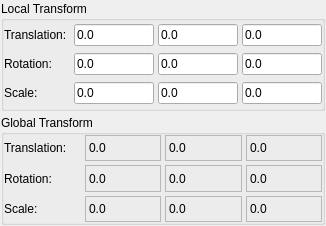
<?xml version="1.0" encoding="UTF-8"?>
<ui version="4.0">
 <class>VSTransformWidget</class>
 <widget class="QWidget" name="VSTransformWidget">
  <property name="geometry">
   <rect>
    <x>0</x>
    <y>0</y>
    <width>326</width>
    <height>226</height>
   </rect>
  </property>
  <property name="sizePolicy">
   <sizepolicy hsizetype="Minimum" vsizetype="Preferred">
    <horstretch>0</horstretch>
    <verstretch>0</verstretch>
   </sizepolicy>
  </property>
  <property name="maximumSize">
   <size>
    <width>470</width>
    <height>16777215</height>
   </size>
  </property>
  <property name="windowTitle">
   <string>Transform</string>
  </property>
  <layout class="QGridLayout" name="gridLayout">
   <property name="leftMargin">
    <number>1</number>
   </property>
   <property name="topMargin">
    <number>1</number>
   </property>
   <property name="rightMargin">
    <number>1</number>
   </property>
   <property name="bottomMargin">
    <number>1</number>
   </property>
   <property name="spacing">
    <number>4</number>
   </property>
   <item row="0" column="0" colspan="2">
    <widget class="QGroupBox" name="groupBox">
     <property name="title">
      <string>Local Transform</string>
     </property>
     <layout class="QGridLayout" name="localTransformLayout">
      <property name="leftMargin">
       <number>0</number>
      </property>
      <property name="topMargin">
       <number>0</number>
      </property>
      <property name="rightMargin">
       <number>0</number>
      </property>
      <property name="bottomMargin">
       <number>0</number>
      </property>
      <property name="spacing">
       <number>4</number>
      </property>
      <item row="0" column="0">
       <widget class="QLabel" name="label">
        <property name="text">
         <string>Translation:</string>
        </property>
       </widget>
      </item>
      <item row="0" column="1">
       <widget class="QLineEdit" name="posXEdit">
        <property name="sizePolicy">
         <sizepolicy hsizetype="Minimum" vsizetype="Fixed">
          <horstretch>0</horstretch>
          <verstretch>0</verstretch>
         </sizepolicy>
        </property>
        <property name="maximumSize">
         <size>
          <width>80</width>
          <height>16777215</height>
         </size>
        </property>
        <property name="text">
         <string>0.0</string>
        </property>
        <property name="maxLength">
         <number>200</number>
        </property>
       </widget>
      </item>
      <item row="0" column="2">
       <widget class="QLineEdit" name="posYEdit">
        <property name="sizePolicy">
         <sizepolicy hsizetype="Minimum" vsizetype="Fixed">
          <horstretch>0</horstretch>
          <verstretch>0</verstretch>
         </sizepolicy>
        </property>
        <property name="maximumSize">
         <size>
          <width>80</width>
          <height>16777215</height>
         </size>
        </property>
        <property name="text">
         <string>0.0</string>
        </property>
        <property name="maxLength">
         <number>200</number>
        </property>
       </widget>
      </item>
      <item row="0" column="3">
       <widget class="QLineEdit" name="posZEdit">
        <property name="sizePolicy">
         <sizepolicy hsizetype="Minimum" vsizetype="Fixed">
          <horstretch>0</horstretch>
          <verstretch>0</verstretch>
         </sizepolicy>
        </property>
        <property name="maximumSize">
         <size>
          <width>80</width>
          <height>16777215</height>
         </size>
        </property>
        <property name="text">
         <string>0.0</string>
        </property>
        <property name="maxLength">
         <number>200</number>
        </property>
       </widget>
      </item>
      <item row="1" column="0">
       <widget class="QLabel" name="label_2">
        <property name="text">
         <string>Rotation:</string>
        </property>
       </widget>
      </item>
      <item row="1" column="1">
       <widget class="QLineEdit" name="rotXEdit">
        <property name="sizePolicy">
         <sizepolicy hsizetype="Minimum" vsizetype="Fixed">
          <horstretch>0</horstretch>
          <verstretch>0</verstretch>
         </sizepolicy>
        </property>
        <property name="maximumSize">
         <size>
          <width>80</width>
          <height>16777215</height>
         </size>
        </property>
        <property name="text">
         <string>0.0</string>
        </property>
        <property name="maxLength">
         <number>200</number>
        </property>
       </widget>
      </item>
      <item row="1" column="2">
       <widget class="QLineEdit" name="rotYEdit">
        <property name="sizePolicy">
         <sizepolicy hsizetype="Minimum" vsizetype="Fixed">
          <horstretch>0</horstretch>
          <verstretch>0</verstretch>
         </sizepolicy>
        </property>
        <property name="maximumSize">
         <size>
          <width>80</width>
          <height>16777215</height>
         </size>
        </property>
        <property name="text">
         <string>0.0</string>
        </property>
        <property name="maxLength">
         <number>200</number>
        </property>
       </widget>
      </item>
      <item row="1" column="3">
       <widget class="QLineEdit" name="rotZEdit">
        <property name="sizePolicy">
         <sizepolicy hsizetype="Minimum" vsizetype="Fixed">
          <horstretch>0</horstretch>
          <verstretch>0</verstretch>
         </sizepolicy>
        </property>
        <property name="maximumSize">
         <size>
          <width>80</width>
          <height>16777215</height>
         </size>
        </property>
        <property name="text">
         <string>0.0</string>
        </property>
        <property name="maxLength">
         <number>200</number>
        </property>
       </widget>
      </item>
      <item row="2" column="0">
       <widget class="QLabel" name="label_3">
        <property name="text">
         <string>Scale:</string>
        </property>
       </widget>
      </item>
      <item row="2" column="1">
       <widget class="QLineEdit" name="scaleXEdit">
        <property name="sizePolicy">
         <sizepolicy hsizetype="Minimum" vsizetype="Fixed">
          <horstretch>0</horstretch>
          <verstretch>0</verstretch>
         </sizepolicy>
        </property>
        <property name="maximumSize">
         <size>
          <width>80</width>
          <height>16777215</height>
         </size>
        </property>
        <property name="text">
         <string>0.0</string>
        </property>
        <property name="maxLength">
         <number>200</number>
        </property>
       </widget>
      </item>
      <item row="2" column="2">
       <widget class="QLineEdit" name="scaleYEdit">
        <property name="sizePolicy">
         <sizepolicy hsizetype="Minimum" vsizetype="Fixed">
          <horstretch>0</horstretch>
          <verstretch>0</verstretch>
         </sizepolicy>
        </property>
        <property name="maximumSize">
         <size>
          <width>80</width>
          <height>16777215</height>
         </size>
        </property>
        <property name="text">
         <string>0.0</string>
        </property>
        <property name="maxLength">
         <number>200</number>
        </property>
       </widget>
      </item>
      <item row="2" column="3">
       <widget class="QLineEdit" name="scaleZEdit">
        <property name="sizePolicy">
         <sizepolicy hsizetype="Minimum" vsizetype="Fixed">
          <horstretch>0</horstretch>
          <verstretch>0</verstretch>
         </sizepolicy>
        </property>
        <property name="maximumSize">
         <size>
          <width>80</width>
          <height>16777215</height>
         </size>
        </property>
        <property name="text">
         <string>0.0</string>
        </property>
        <property name="maxLength">
         <number>200</number>
        </property>
       </widget>
      </item>
     </layout>
    </widget>
   </item>
   <item row="1" column="0" colspan="2">
    <widget class="QGroupBox" name="groupBox_2">
     <property name="title">
      <string>Global Transform</string>
     </property>
     <layout class="QGridLayout" name="globalTransformLayout">
      <property name="leftMargin">
       <number>0</number>
      </property>
      <property name="topMargin">
       <number>0</number>
      </property>
      <property name="rightMargin">
       <number>0</number>
      </property>
      <property name="bottomMargin">
       <number>0</number>
      </property>
      <property name="spacing">
       <number>4</number>
      </property>
      <item row="0" column="0">
       <widget class="QLabel" name="label_6">
        <property name="text">
         <string>Translation:</string>
        </property>
       </widget>
      </item>
      <item row="0" column="1">
       <widget class="QLabel" name="posXLabel">
        <property name="sizePolicy">
         <sizepolicy hsizetype="Minimum" vsizetype="Preferred">
          <horstretch>0</horstretch>
          <verstretch>0</verstretch>
         </sizepolicy>
        </property>
        <property name="frameShape">
         <enum>QFrame::StyledPanel</enum>
        </property>
        <property name="text">
         <string>0.0</string>
        </property>
       </widget>
      </item>
      <item row="0" column="2">
       <widget class="QLabel" name="posYLabel">
        <property name="sizePolicy">
         <sizepolicy hsizetype="Minimum" vsizetype="Preferred">
          <horstretch>0</horstretch>
          <verstretch>0</verstretch>
         </sizepolicy>
        </property>
        <property name="frameShape">
         <enum>QFrame::StyledPanel</enum>
        </property>
        <property name="text">
         <string>0.0</string>
        </property>
       </widget>
      </item>
      <item row="0" column="3">
       <widget class="QLabel" name="posZLabel">
        <property name="sizePolicy">
         <sizepolicy hsizetype="Minimum" vsizetype="Preferred">
          <horstretch>0</horstretch>
          <verstretch>0</verstretch>
         </sizepolicy>
        </property>
        <property name="frameShape">
         <enum>QFrame::StyledPanel</enum>
        </property>
        <property name="text">
         <string>0.0</string>
        </property>
       </widget>
      </item>
      <item row="1" column="0">
       <widget class="QLabel" name="label_7">
        <property name="text">
         <string>Rotation:</string>
        </property>
       </widget>
      </item>
      <item row="1" column="1">
       <widget class="QLabel" name="rotXLabel">
        <property name="sizePolicy">
         <sizepolicy hsizetype="Minimum" vsizetype="Preferred">
          <horstretch>0</horstretch>
          <verstretch>0</verstretch>
         </sizepolicy>
        </property>
        <property name="frameShape">
         <enum>QFrame::StyledPanel</enum>
        </property>
        <property name="text">
         <string>0.0</string>
        </property>
       </widget>
      </item>
      <item row="1" column="2">
       <widget class="QLabel" name="rotYLabel">
        <property name="sizePolicy">
         <sizepolicy hsizetype="Minimum" vsizetype="Preferred">
          <horstretch>0</horstretch>
          <verstretch>0</verstretch>
         </sizepolicy>
        </property>
        <property name="frameShape">
         <enum>QFrame::StyledPanel</enum>
        </property>
        <property name="text">
         <string>0.0</string>
        </property>
       </widget>
      </item>
      <item row="1" column="3">
       <widget class="QLabel" name="rotZLabel">
        <property name="sizePolicy">
         <sizepolicy hsizetype="Minimum" vsizetype="Preferred">
          <horstretch>0</horstretch>
          <verstretch>0</verstretch>
         </sizepolicy>
        </property>
        <property name="frameShape">
         <enum>QFrame::StyledPanel</enum>
        </property>
        <property name="text">
         <string>0.0</string>
        </property>
       </widget>
      </item>
      <item row="2" column="0">
       <widget class="QLabel" name="label_8">
        <property name="text">
         <string>Scale:</string>
        </property>
       </widget>
      </item>
      <item row="2" column="1">
       <widget class="QLabel" name="scaleXLabel">
        <property name="sizePolicy">
         <sizepolicy hsizetype="Minimum" vsizetype="Preferred">
          <horstretch>0</horstretch>
          <verstretch>0</verstretch>
         </sizepolicy>
        </property>
        <property name="frameShape">
         <enum>QFrame::StyledPanel</enum>
        </property>
        <property name="text">
         <string>0.0</string>
        </property>
       </widget>
      </item>
      <item row="2" column="2">
       <widget class="QLabel" name="scaleYLabel">
        <property name="sizePolicy">
         <sizepolicy hsizetype="Minimum" vsizetype="Preferred">
          <horstretch>0</horstretch>
          <verstretch>0</verstretch>
         </sizepolicy>
        </property>
        <property name="frameShape">
         <enum>QFrame::StyledPanel</enum>
        </property>
        <property name="text">
         <string>0.0</string>
        </property>
       </widget>
      </item>
      <item row="2" column="3">
       <widget class="QLabel" name="scaleZLabel">
        <property name="sizePolicy">
         <sizepolicy hsizetype="Minimum" vsizetype="Preferred">
          <horstretch>0</horstretch>
          <verstretch>0</verstretch>
         </sizepolicy>
        </property>
        <property name="frameShape">
         <enum>QFrame::StyledPanel</enum>
        </property>
        <property name="text">
         <string>0.0</string>
        </property>
       </widget>
      </item>
     </layout>
    </widget>
   </item>
  </layout>
 </widget>
 <resources/>
 <connections/>
</ui>
